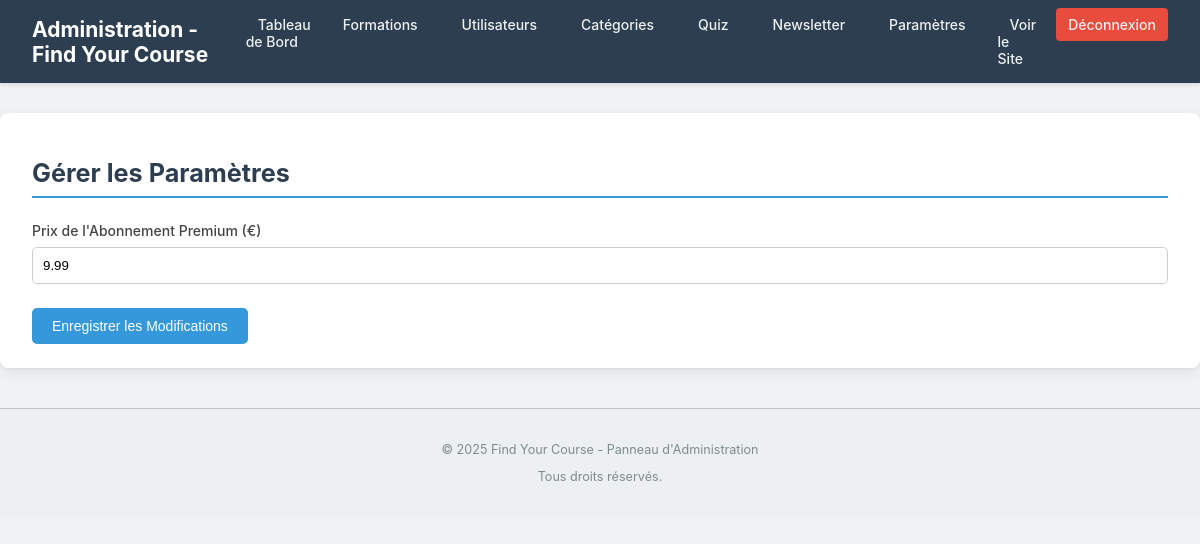
/admin/manage_settings.php (signed in), run on an earlier commit of the app's database.
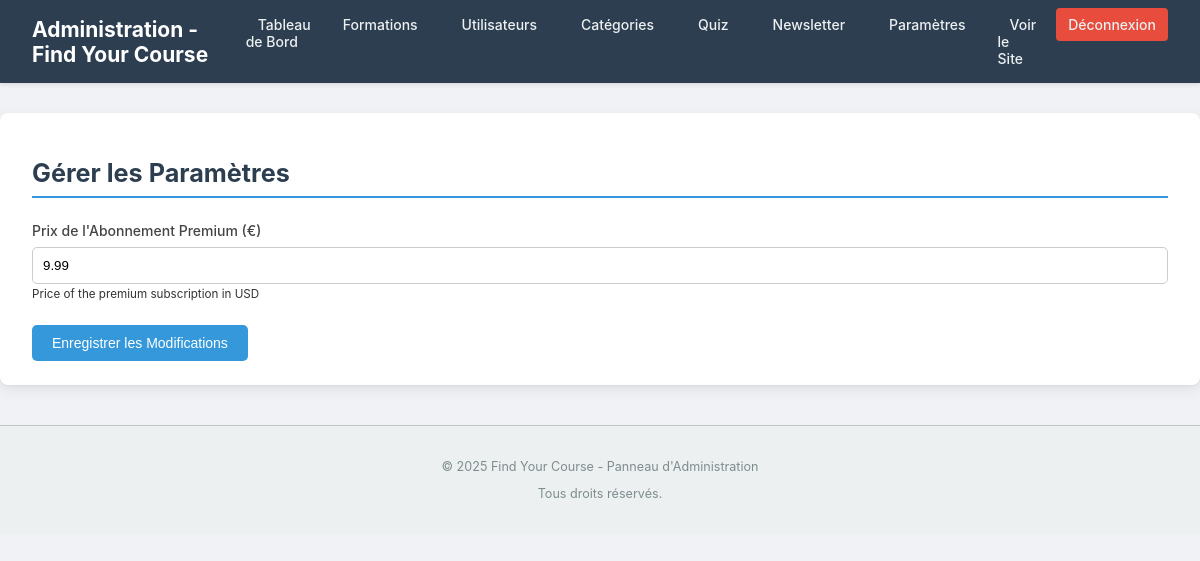
And on a later commit of the database.
### tables this page shows
CREATE TABLE `settings` (
  `setting_key` VARCHAR(50) NOT NULL PRIMARY KEY,
  `setting_value` TEXT DEFAULT NULL,
  `setting_description` VARCHAR(255) DEFAULT NULL,
  `updated_at` TIMESTAMP DEFAULT CURRENT_TIMESTAMP ON UPDATE CURRENT_TIMESTAMP
);

### includes/functions.php (called while the page is built, shortened)
<?php
function getBaseUrl(): string {
    $protocol = (!empty($_SERVER['HTTPS']) && $_SERVER['HTTPS'] !== 'off' || (isset($_SERVER['SERVER_PORT']) && $_SERVER['SERVER_PORT'] == 443)) ? "https://" : "http://";
    $host = $_SERVER['HTTP_HOST'] ?? 'localhost';
    $subfolder = '';
    return $protocol . $host . $subfolder;
}

### admin/manage_settings.php (the view, shortened to what this page needs)
<?php
$admin_page_title = "Gérer les Paramètres";
require_once '../includes/admin_header.php';
$settings = [];
$result = $conn->query("SELECT setting_key, setting_value, setting_description FROM settings");
while ($row = $result->fetch_assoc()) {
    $settings[$row['setting_key']] = $row;
}
?>
<h2><?php echo htmlspecialchars($admin_page_title); ?></h2>
<form action="manage_settings.php" method="POST" class="admin-form">
    <div class="form-group">
        <label for="premium_price">Prix de l'Abonnement Premium (€)</label>
        <input type="text" id="premium_price" name="premium_subscription_price"
               value="<?php echo htmlspecialchars($settings['premium_subscription_price']['setting_value'] ?? '9.99'); ?>">
        <small><?php echo htmlspecialchars($settings['premium_subscription_price']['setting_description'] ?? ''); ?></small>
    </div>
    <div class="form-actions">
        <button type="submit" class="admin-button-primary">Enregistrer les Modifications</button>
    </div>
</form>
<?php
require_once '../includes/admin_footer.php';
?>

### includes/admin_header.php (shortened to what this page needs)
<?php
require_once __DIR__ . '/functions.php';
$baseUrl = getBaseUrl();
?>
<!DOCTYPE html>
<html lang="fr">
<head>
    <link rel="stylesheet" href="<?php echo $baseUrl; ?>/assets/css/admin_style.css?v=<?php echo time(); ?>">
</head>
<body class="admin-body">
    <header class="admin-header">
        <h1>Administration - Find Your Course</h1>
        <nav aria-label="Navigation de l'administration">
            <ul>
                <li><a href="<?php echo $baseUrl; ?>/admin/">Tableau de Bord</a></li>
                <li><a href="<?php echo $baseUrl; ?>/admin/manage_courses.php">Formations</a></li>
                <li><a href="<?php echo $baseUrl; ?>/admin/manage_users.php">Utilisateurs</a></li>
                <li><a href="<?php echo $baseUrl; ?>/admin/manage_categories.php">Catégories</a></li>
                <li><a href="<?php echo $baseUrl; ?>/admin/manage_quizzes.php">Quiz</a></li>
                <li><a href="<?php echo $baseUrl; ?>/admin/manage_newsletter.php">Newsletter</a></li>
                <li><a href="<?php echo $baseUrl; ?>/admin/manage_settings.php">Paramètres</a></li>
                <li><a href="<?php echo $baseUrl; ?>/" target="_blank">Voir le Site</a></li>
                <li><a href="<?php echo $baseUrl; ?>/admin/logout.php">Déconnexion</a></li>
            </ul>
        </nav>
    </header>
    <main class="admin-main">

### includes/admin_footer.php (shortened to what this page needs)
    </main> <footer class="admin-footer">
        <p>&copy; <?php echo date("Y"); ?> Find Your Course - Panneau d'Administration</p>
        <p>Tous droits réservés.</p>
    </footer>
</body>
</html>

### assets/css/admin_style.css (style rules this page uses)
body.admin-body { font-family: -apple-system, BlinkMacSystemFont, "Segoe UI", Roboto, Helvetica, Arial, sans-serif; margin: 0; padding: 0; background-color: #f0f2f5; color: #333; font-size: 14px; }
header.admin-header { background-color: #2c3e50; color: #ecf0f1; padding: 1rem 2rem; display: flex; justify-content: space-between; align-items: center; box-shadow: 0 2px 4px rgba(0,0,0,0.1); }
header.admin-header h1 { margin: 0; font-size: 1.5em; color: #fff; }
header.admin-header nav ul { list-style-type: none; padding: 0; margin: 0; display: flex; }
header.admin-header nav ul li { margin-left: 20px; }
header.admin-header nav ul li a { color: #ecf0f1; text-decoration: none; font-weight: 500; padding: 8px 12px; border-radius: 4px; transition: background-color 0.2s ease, color 0.2s ease; }
header.admin-header nav ul li a[href*="logout"] { background-color: #e74c3c; }
main.admin-main { padding: 1.5rem 2rem; max-width: 1200px; margin: 30px auto; background-color: #fff; border-radius: 8px; box-shadow: 0 1px 3px rgba(0,0,0,0.05), 0 5px 15px rgba(0,0,0,0.07); }
main.admin-main h2 { font-size: 1.8em; color: #2c3e50; margin-bottom: 1.5rem; padding-bottom: 0.5rem; border-bottom: 2px solid #3498db; }
.admin-form .form-group { margin-bottom: 1.5rem; }
.admin-form label { display: block; font-weight: 500; margin-bottom: 0.5rem; color: #444; }
.admin-form input[type="text"], .admin-form input[type="email"], .admin-form input[type="password"], .admin-form input[type="number"], .admin-form input[type="url"], .admin-form textarea, .admin-form select { width: 100%; padding: 10px; border: 1px solid #ccc; border-radius: 5px; box-sizing: border-box; font-size: 0.95em; transition: border-color 0.2s ease, box-shadow 0.2s ease; }
.admin-button-primary, .admin-form button[type="submit"] { background-color: #3498db; color: white; padding: 10px 20px; border: none; border-radius: 5px; cursor: pointer; font-size: 1em; font-weight: 500; transition: background-color 0.2s ease; text-decoration: none; display: inline-block; }
footer.admin-footer { text-align: center; padding: 20px; background-color: #ecf0f1; color: #7f8c8d; margin-top: 40px; border-top: 1px solid #bdc3c7; font-size: 0.9em; }

What changed in the data, as far as the page shows it:
added settings: premium_subscription_price "9.99", setting_description "Price of the premium subscription in USD"
Also different on the page:
form field premium_subscription_price: "9.99" → (not shown)
